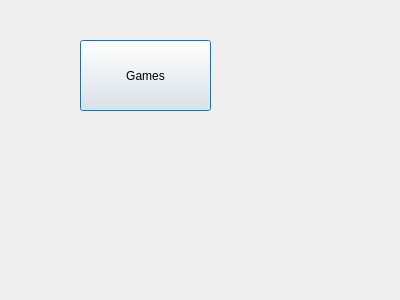
<?xml version="1.0" encoding="UTF-8"?>
<ui version="4.0">
 <class>GamesDialog</class>
 <widget class="QDialog" name="GamesDialog">
  <property name="geometry">
   <rect>
    <x>0</x>
    <y>0</y>
    <width>400</width>
    <height>300</height>
   </rect>
  </property>
  <property name="windowTitle">
   <string>Dialog</string>
  </property>
  <widget class="QPushButton" name="pushButton">
   <property name="geometry">
    <rect>
     <x>80</x>
     <y>40</y>
     <width>131</width>
     <height>71</height>
    </rect>
   </property>
   <property name="text">
    <string>Games</string>
   </property>
  </widget>
 </widget>
 <resources/>
 <connections/>
</ui>
